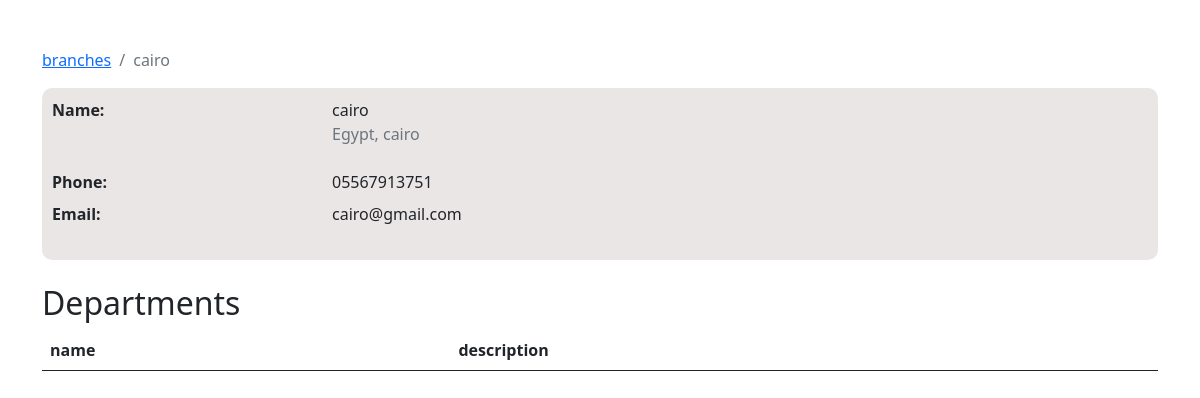
/branch/3, run on the app's committed database.
### company/models.py (models this page shows, shortened)
class Branch(models.Model):
    name = models.CharField(max_length=50)
    address = models.CharField(max_length=100, help_text="enter full address")
    phone = models.CharField(max_length=12, null = True)
    email = models.EmailField(max_length=50, null = True)

### company/views.py (the view)
# urls.py: path('branch/<int:branch_id>',views.branchDetails,name="branchesDetails"),
def branchDetails(request, branch_id):
    branch = Branch.objects.get(id=branch_id)
    departments = branch.departmentsBranch.all()
    context = {'branch':branch, 'departments':departments}
    return render(request, 'company/branchDetails.html', context)

### company/templates/company/branchDetails.html (shortened to what this page needs)
{% extends 'base.html'%}
{% block breadcrumb%}
    <li class="breadcrumb-item active" aria-current="page"><a href="{% url 'branches' %}">branches</a></li>
    <li class="breadcrumb-item active" aria-current="page">{{branch.name}}</li>
{%endblock%}
{% block content%}
        <div style="background-color: rgb(235, 230, 230);border: 10px solid rgb(235, 230, 230);border-radius: 10px;">
            <dl class="row ml-4">
                <dt class="col-sm-3">Name:</dt>
                <dd class="col-sm-9">{{branch.name}} <br/> <p class="text-muted">{{branch.address}}</p></dd>
                <dt class="col-sm-3">Phone:</dt>
                <dd class="col-sm-9">{{branch.phone}}</dd>
                <dt class="col-sm-3">Email:</dt>
                <dd class="col-sm-9">{{branch.email}}</dd>
            </dl>
        </div>
        <br/>
        <h2>Departments</h2>
        <table class="table ">
            <thead class="thead-dark">
                <th>name</th>
                <th>description</th>
            </thead>
        </table>
{%endblock%}

### data on the page
Branch: name "cairo", address "Egypt, cairo", phone "05567913751", email "cairo@gmail.com"
